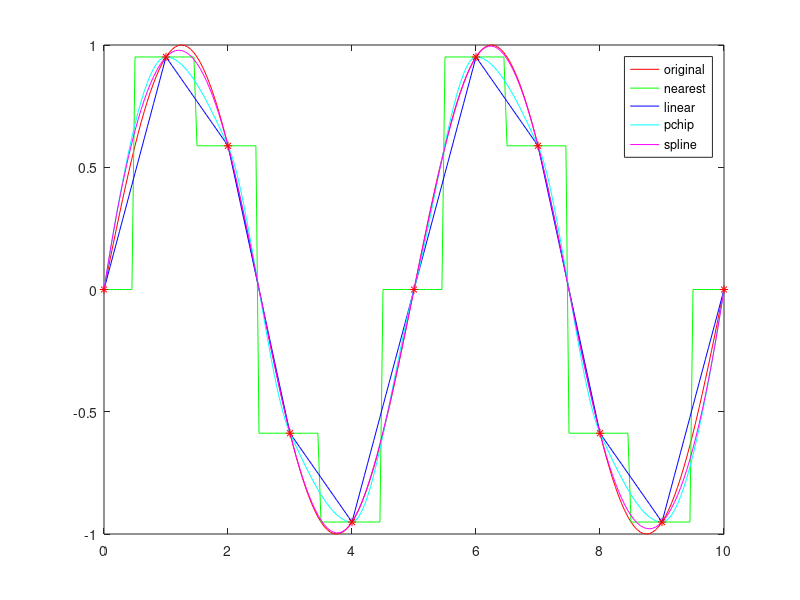

Source code (MATLAB):
% test for the use of the interp1

xf = [0:0.05:10];
yf = sin (2*pi*xf/5);
xp = [0:10];
yp = sin (2*pi*xp/5);

lin = interp1 (xp, yp, xf);
near = interp1 (xp, yp, xf, "nearest");
pch = interp1 (xp, yp, xf, "pchip");
spl = interp1 (xp, yp, xf, "spline");
plot (xf,yf,"r", xf,near,"g", xf,lin,"b", xf,pch,"c", xf,spl,"m",xp,yp,"r*");
legend ("original", "nearest", "linear", "pchip", "spline");